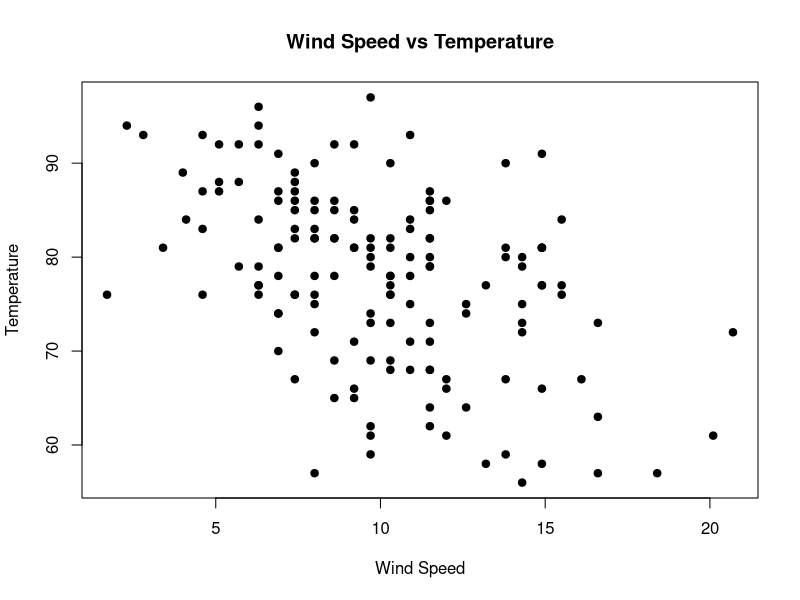
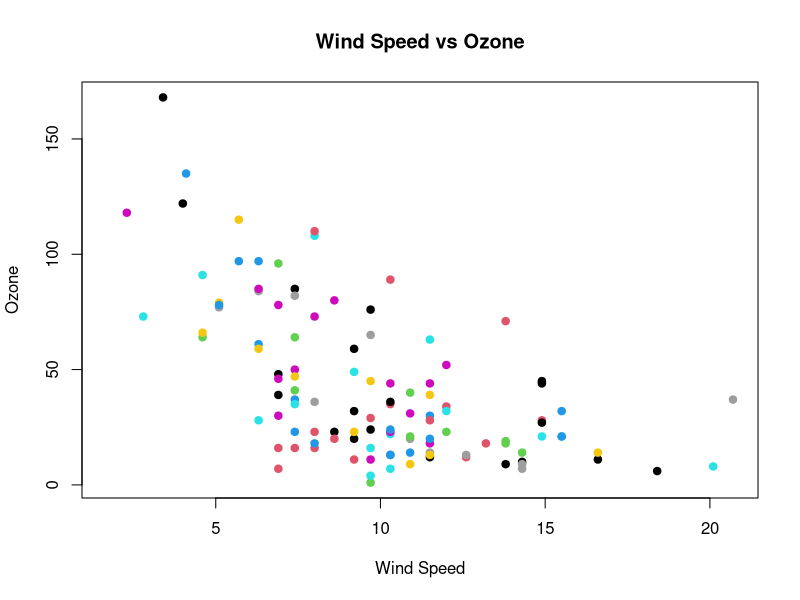
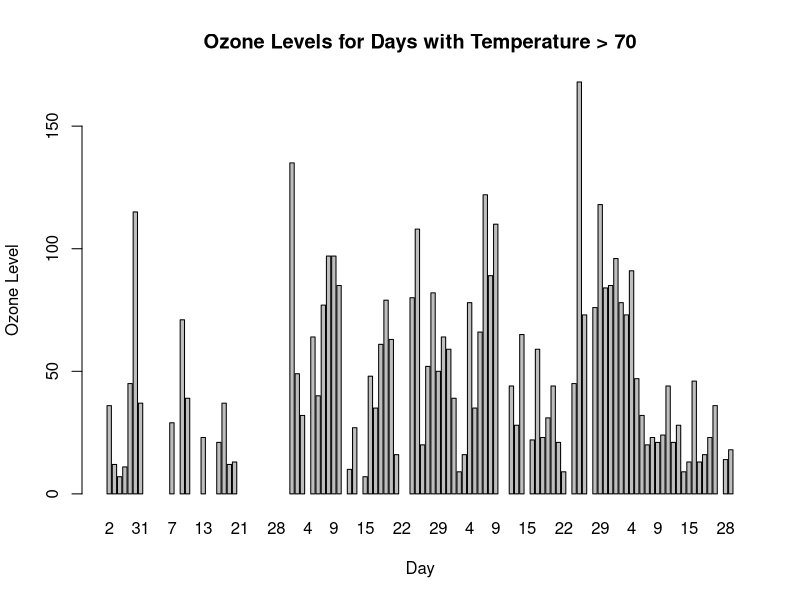

Here is the R script that generated these plots, in order:
# Load the airquality dataset
data(airquality)

# a. Create a Scatter plot to compare wind speed and temperature
plot(airquality$Wind, airquality$Temp,
      main = "Wind Speed vs Temperature",
      xlab = "Wind Speed", ylab = "Temperature", pch = 19
)

# b. Create a Scatter plot to show the relationship between ozone and wind values
plot(airquality$Wind, airquality$Ozone,
      main = "Wind Speed vs Ozone",
      xlab = "Wind Speed", ylab = "Ozone", col = airquality$Temp, pch = 19
)

# c. Create a Bar plot to show the ozone level for days with temperature > 70
subset_data <- airquality[airquality$Temp > 70, ]
barplot(subset_data$Ozone,
      names.arg = subset_data$Day,
      main = "Ozone Levels for Days with Temperature > 70", xlab = "Day", ylab = "Ozone Level"
)
